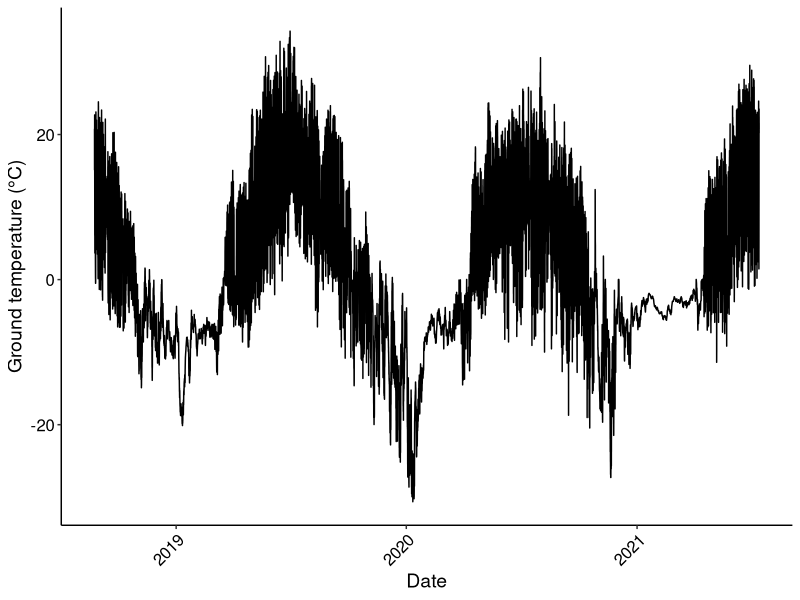
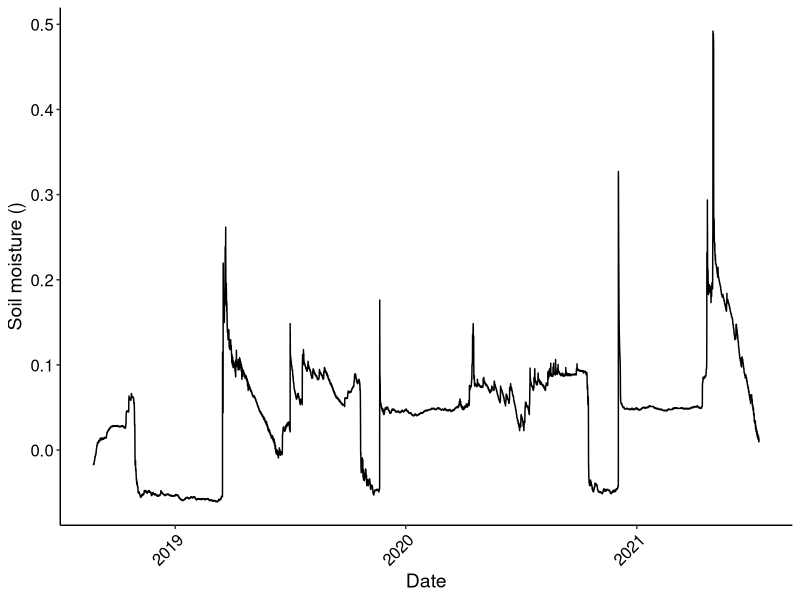
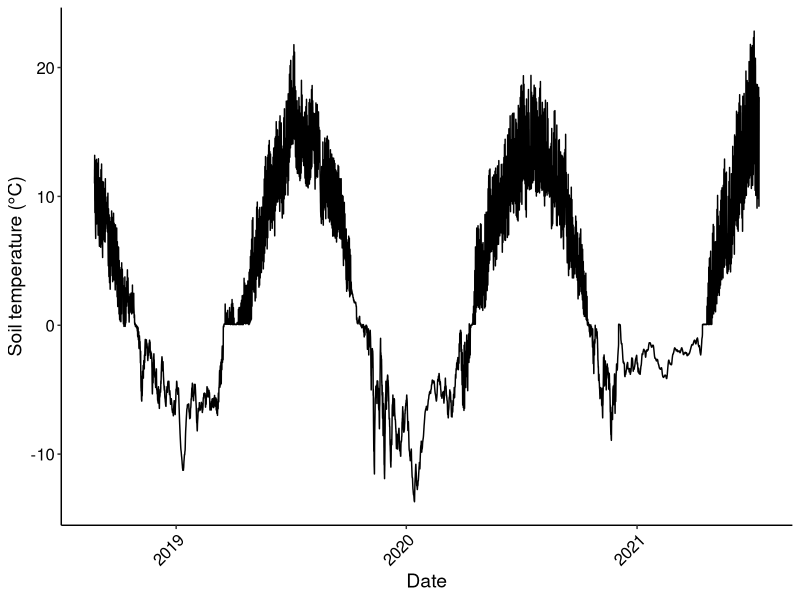
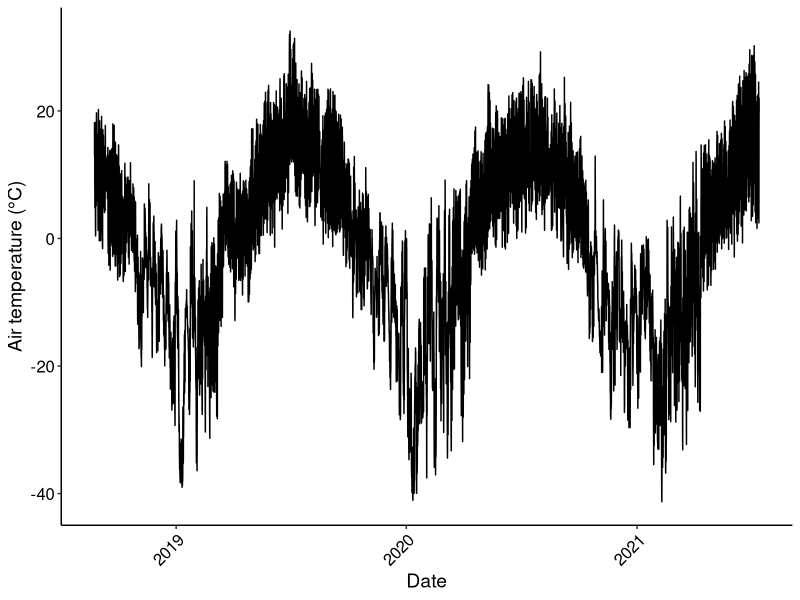
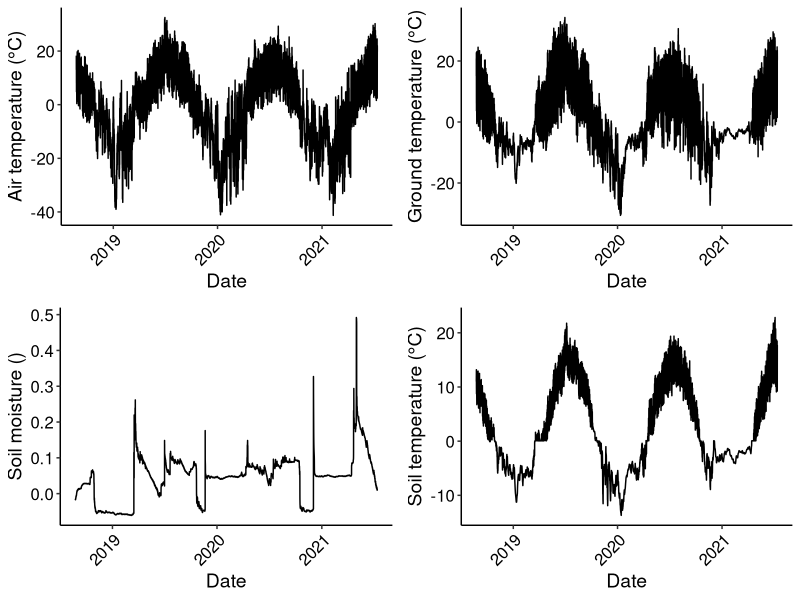

The R script that drew these images, in order: (Note: this script raises an error after producing the figures.)
#### Common garden HOBO 2021 SCRIPT
### Data wrangling and visualisation script
### By Erica Zaja and Madi Anderson, created on 20/10/2022
## Last updated: 14/12/2022 by Madelaine 

# 1. LOADING LIBRARIES -----
library(lubridate)
library(tidyverse)
library(ggplot2)
library(dplyr)
library(gridExtra)

# 2. LOADING DATA ----
HOBO_Common_garden_12Aug2021 <- read.csv(file = "data/hobo/HOBO_Common_garden_12Aug2021.csv")

# 3. DATA WRANGLING ----

CG_HOBO <- HOBO_Common_garden_12Aug2021 %>%
  rename("Soil_moist" = "Water.Content_.m..m..",
         "Ground_temp" = "Ground_temp_..C.",
         "Air_temp" ="Air_temp_..C.",
         "Soil_temp" = "Soil_Temp_..C.", 
         "Date_time_GMT" = "Date.Time..GMT.07.00") 

# convert date/time variation to 24h format aka drop AM & PM 
CG_HOBO_date <- CG_HOBO %>% 
  mutate(date = parse_date_time(CG_HOBO$Date_time_GMT,    #  make new column called date with no AM/PM
                                "%m/%d/%y %I:%M:%S %p")) 

CG_HOBO_date_2 <- CG_HOBO_date %>% 
  separate(date, into = c('year', 'month', 'day'))

CG_HOBO_date_3 <- full_join(CG_HOBO_date, CG_HOBO_date_2)
        
range(CG_HOBO_date_3$Date_time_GMT)
str(CG_HOBO_date)  
# I didn't remove / overwrite existing date column to check to make sure they were the same 

# Make DAILY means (one value per day)
CG_HOBO_daily_means <- CG_HOBO_date_3 %>%
  group_by(year, month, day) %>%
  mutate(mean_soil_moist = mean(Soil_moist),
         mean_ground_temp = mean(Ground_temp),
         mean_soil_temp = mean(Soil_temp),
         mean_air_temp = mean(Air_temp)) %>%
  select(date, year, month, day, mean_soil_moist, mean_ground_temp, mean_soil_temp,
         mean_air_temp) %>%
  group_by(year, month, day) %>%
  slice(1) %>% # keeping only one observation from each set of year/month
  ungroup()

range(CG_HOBO_daily_means$date)
# [1] "2018-08-24 12:00:01 UTC"
# [2] "2021-07-01 00:00:01 UTC"

# filtering for months of interest only 
# july and august
CG_HOBO_daily_means_julyaug <- CG_HOBO_daily_means %>%
  filter(month %in% c("07", "08")) 

# june (any day from 18th onwards)
CG_HOBO_daily_means_june <- CG_HOBO_daily_means %>%
  filter(month == "06" & day >= "18") 

# remerging
CG_HOBO_daily_means_season <- rbind(CG_HOBO_daily_means_june, CG_HOBO_daily_means_julyaug)

# Make MONTHLY means 
CG_HOBO_monthly_means_season <- CG_HOBO_daily_means_season %>%
  group_by(year, month) %>%
  mutate(mean_soil_moist_month = mean(mean_soil_moist),
         mean_ground_temp_month = mean(mean_ground_temp),
         mean_soil_temp_month = mean(mean_soil_temp),
         mean_air_temp_month = mean(mean_air_temp)) %>%
  select(year, month, mean_soil_moist_month, mean_ground_temp_month, mean_soil_temp_month,
         mean_air_temp_month) %>%
  group_by(year, month) %>%
  slice(1) %>% # keeping only one observation from each set of year/month
  ungroup()

# saving as csv
write.csv(CG_HOBO_monthly_means_season, "data/hobo/CG_HOBO_monthly_means_season.csv")

# ONE June mean value per variable
CG_HOBO_monthly_means_june <- CG_HOBO_monthly_means_season %>%
  filter(month == "06")

mean(CG_HOBO_monthly_means_june$mean_soil_moist_month) # 0.04817735
mean(CG_HOBO_monthly_means_june$mean_ground_temp_month) # 13.40053
mean(CG_HOBO_monthly_means_june$mean_soil_temp_month) # 13.07997
mean(CG_HOBO_monthly_means_june$mean_air_temp_month) # 14.61648

# ONE July mean value per variable
CG_HOBO_monthly_means_july <- CG_HOBO_monthly_means_season %>%
  filter(month == "07")

mean(CG_HOBO_monthly_means_july$mean_soil_moist_month) # 0.05874529
mean(CG_HOBO_monthly_means_july$mean_ground_temp_month) # 13.247
mean(CG_HOBO_monthly_means_july$mean_soil_temp_month) # 14.17245
mean(CG_HOBO_monthly_means_july$mean_air_temp_month) # 14.78052

# ONE August mean value per variable
CG_HOBO_monthly_means_aug <- CG_HOBO_monthly_means_season %>%
  filter(month == "08")

mean(CG_HOBO_monthly_means_aug$mean_soil_moist_month) # 0.05655967
mean(CG_HOBO_monthly_means_aug$mean_ground_temp_month) # 10.02817
mean(CG_HOBO_monthly_means_aug$mean_soil_temp_month) # 11.32776
mean(CG_HOBO_monthly_means_aug$mean_air_temp_month) # 11.39708

# 4. DATA VISUALISATION -----

# 4.1 Time series -----

# a. Ground temperature ----
(plot_HOBO_ground_temp <- ggplot(CG_HOBO_date, aes(x = date, y = Ground_temp)) +
   geom_line() + 
   #geom_smooth(method = "lm", colour = "black") +
   ylab("Ground temperature (°C)") +
   xlab("Date") +
   theme_bw() +
   #scale_color_manual(values = c("dark green", "blue", "red")) +
   theme(panel.border = element_blank(),
         panel.grid.major = element_blank(),
         panel.grid.minor = element_blank(),
         axis.line = element_line(colour = "black"),
         axis.title = element_text(size = 14),
         axis.text.x = element_text(angle = 45, vjust = 1, hjust = 1, size = 12, colour = "black"),
         axis.text.y = element_text(size = 12, colour = "black")))

# b. Soil moisture ----
(plot_HOBO_soil_moist <- ggplot(CG_HOBO_date, aes(x = date, y = Soil_moist)) +
   geom_line() + 
   #geom_smooth(method="lm", colour = "black")+
   ylab("Soil moisture ()") +
   xlab("Date") +
   theme_bw() +
   #scale_color_manual(values = c("dark green", "blue", "red")) +
   theme(panel.border = element_blank(),
         panel.grid.major = element_blank(),
         panel.grid.minor = element_blank(),
         axis.line = element_line(colour = "black"),
         axis.title = element_text(size = 14),
         axis.text.x = element_text(angle = 45, vjust = 1, hjust = 1, size = 12, colour = "black"),
         axis.text.y = element_text(size = 12, colour = "black")))

# c. Soil temperature ----
(plot_HOBO_soil_temp <- ggplot(CG_HOBO_date, aes(x = date, y = Soil_temp)) +
   geom_line()+
   #geom_smooth(method="lm", colour = "black") + 
   ylab("Soil temperature (°C)") +
   xlab("Date") +
   theme_bw() +
   #scale_color_manual(values = c("dark green", "blue", "red")) +
   theme(panel.border = element_blank(),
         panel.grid.major = element_blank(),
         panel.grid.minor = element_blank(),
         axis.line = element_line(colour = "black"),
         axis.title = element_text(size = 14),
         axis.text.x = element_text(angle = 45, vjust = 1, hjust = 1, size = 12, colour = "black"),
         axis.text.y = element_text(size = 12, colour = "black")))

# d. Air temperature -----
(plot_HOBO_air_temp <- ggplot(CG_HOBO_date, aes(x = date, y = Air_temp)) +
   geom_line() + 
    #geom_smooth(method = "lm", colour = "black")+
    ylab("Air temperature (°C)") +
    xlab("Date") +
    theme_bw() +
    #scale_color_manual(values = c("dark green", "blue", "red")) +
    theme(panel.border = element_blank(),
          panel.grid.major = element_blank(),
          panel.grid.minor = element_blank(),
          axis.line = element_line(colour = "black"),
          axis.title = element_text(size = 14),
          axis.text.x = element_text(angle = 45, vjust = 1, hjust = 1, size = 12, colour = "black"),
          axis.text.y = element_text(size = 12, colour = "black")))

# Make facet plot of the timeseries
facet_HOBO_timeseries <- grid.arrange(plot_HOBO_air_temp,plot_HOBO_ground_temp,
                                      plot_HOBO_soil_moist, plot_HOBO_soil_temp)

# 4.2. Monthly time series ----

# a. Monthly ground temperature ----
(plot_HOBO_ground_temp_monthly <- ggplot(CG_HOBO_monthly_means, aes(x = date, y = mean_ground_temp)) +
   geom_line() + 
   #geom_smooth(method = "lm", colour = "black") +
   ylab("Monthly ground temperature (°C)") +
   xlab("Date") +
   theme_bw() +
   #scale_color_manual(values = c("dark green", "blue", "red")) +
   theme(panel.border = element_blank(),
         panel.grid.major = element_blank(),
         panel.grid.minor = element_blank(),
         axis.line = element_line(colour = "black"),
         axis.title = element_text(size = 14),
         axis.text.x = element_text(angle = 45, vjust = 1, hjust = 1, size = 12, colour = "black"),
         axis.text.y = element_text(size = 12, colour = "black")))

# b. Monthly soil moisture ----
(plot_HOBO_soil_moist_monthly <- ggplot(CG_HOBO_monthly_means, aes(x = date, y = mean_soil_moist)) +
   geom_line() + 
   #geom_smooth(method="lm", colour = "black")+
   ylab("Monthly soil moisture ()") +
   xlab("Date") +
   theme_bw() +
   #scale_color_manual(values = c("dark green", "blue", "red")) +
   theme(panel.border = element_blank(),
         panel.grid.major = element_blank(),
         panel.grid.minor = element_blank(),
         axis.line = element_line(colour = "black"),
         axis.title = element_text(size = 14),
         axis.text.x = element_text(angle = 45, vjust = 1, hjust = 1, size = 12, colour = "black"),
         axis.text.y = element_text(size = 12, colour = "black")))

# c. Monthly soil temperature ----
(plot_HOBO_soil_temp_monthly <- ggplot(CG_HOBO_monthly_means, aes(x = date, y = mean_soil_temp)) +
   geom_line()+
   #geom_smooth(method="lm", colour = "black") + 
   ylab("Monthly soil temperature (°C)") +
   xlab("Date") +
   theme_bw() +
   #scale_color_manual(values = c("dark green", "blue", "red")) +
   theme(panel.border = element_blank(),
         panel.grid.major = element_blank(),
         panel.grid.minor = element_blank(),
         axis.line = element_line(colour = "black"),
         axis.title = element_text(size = 14),
         axis.text.x = element_text(angle = 45, vjust = 1, hjust = 1, size = 12, colour = "black"),
         axis.text.y = element_text(size = 12, colour = "black")))

# d. Monthly air temperature ----
(plot_HOBO_air_temp_monthly <- ggplot(CG_HOBO_monthly_means, aes(x = date, y = mean_air_temp)) +
    geom_line() + 
    #geom_smooth(method = "lm", colour = "black")+
    ylab("Air temperature (°C)") +
    xlab("Date") +
    theme_bw() +
    #scale_color_manual(values = c("dark green", "blue", "red")) +
    theme(panel.border = element_blank(),
          panel.grid.major = element_blank(),
          panel.grid.minor = element_blank(),
          axis.line = element_line(colour = "black"),
          axis.title = element_text(size = 14),
          axis.text.x = element_text(angle = 45, vjust = 1, hjust = 1, size = 12, colour = "black"),
          axis.text.y = element_text(size = 12, colour = "black")))

# Make facet plot of the monthly timeseries
facet_HOBO_timeseries_monthly <- grid.arrange(plot_HOBO_air_temp_monthly,plot_HOBO_ground_temp_monthly,
                                      plot_HOBO_soil_moist_monthly, plot_HOBO_soil_temp_monthly)





